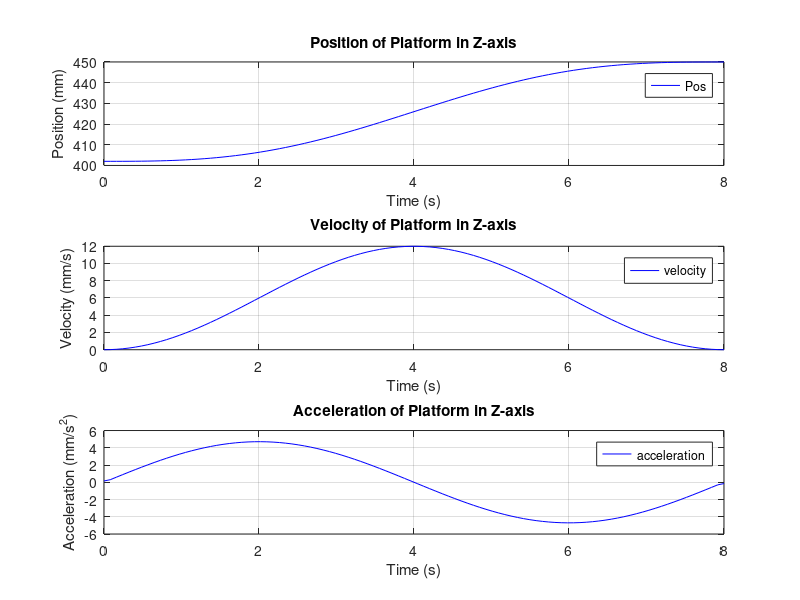

Recreate this plot in MATLAB.
clc; clear; close all;

rb = 190; % Base radius
ra = 145; % Moving platform radius
h0 = 402; % Initial height of the platform
hf = 450; % Final height of the platform
t0 = 0; % Initial time
tf = 8; % Final time

t = linspace(t0, tf, 100); 

% Kane's transition function 
h = h0 + (hf-h0)*(t-t0)/(tf-t0)-((hf-h0)/(2*pi))*sin(2*pi*((t-t0)/(tf-t0)));

theta = 0; 
psi = 0; 

l1 = (cos(theta).*ra - rb).^2 + (-sin(theta).*ra + h).^2;

l2 = (-0.5.*cos(theta).*ra + (1/3).*sin(theta).*sin(psi).*sqrt(3).*ra + 0.5.*rb).^2 + ...
     (0.5.*cos(psi).*sqrt(3).*ra - 0.5.*sqrt(3).*rb).^2 + ...
     (0.5.*sin(theta).*ra + 0.5.*cos(theta).*sin(psi).*sqrt(3).*ra + h).^2;

l3 = (-0.5.*cos(theta).*ra - 0.5.*sin(theta).*sin(psi).*sqrt(3).*ra + 0.5.*rb).^2 + ...
     (-0.5.*cos(psi).*sqrt(3).*ra + 0.5.*sqrt(3).*rb).^2 + ...
     (0.5.*sin(theta).*ra - 0.5.*cos(theta).*sin(psi).*sqrt(3).*ra + h).^2;


L1 = sqrt(l1);
L2 = sqrt(l2);
L3 = sqrt(l3);

dt = t(2) - t(1);
vh = gradient(h, dt);
ah = gradient(vh, dt);


figure;
subplot(3,1,1);
plot(t, h, 'b');
title('Position of Platform in Z-axis');
xlabel('Time (s)'); ylabel('Position (mm)');
legend('Pos'); grid on;

subplot(3,1,2);
plot(t, vh, 'b');
title('Velocity of Platform in Z-axis');
xlabel('Time (s)'); ylabel('Velocity (mm/s)');
legend('velocity'); grid on;

subplot(3,1,3);
plot(t, ah, 'b');
title('Acceleration of Platform in Z-axis');
xlabel('Time (s)'); ylabel('Acceleration (mm/s^2)');
legend('acceleration'); grid on;

